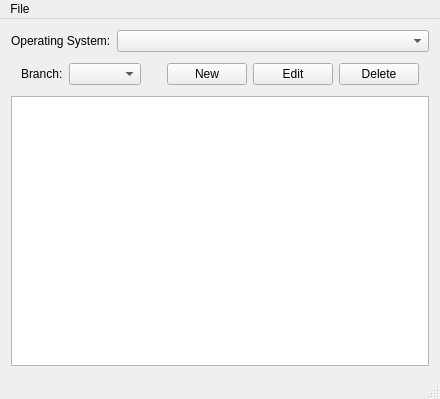
<?xml version="1.0" encoding="UTF-8"?>
<ui version="4.0">
 <class>MainWindow</class>
 <widget class="QMainWindow" name="MainWindow">
  <property name="geometry">
   <rect>
    <x>0</x>
    <y>0</y>
    <width>440</width>
    <height>399</height>
   </rect>
  </property>
  <property name="windowTitle">
   <string>Arduino Update Manager</string>
  </property>
  <widget class="QWidget" name="centralWidget">
   <layout class="QHBoxLayout" name="horizontalLayout_2">
    <item>
     <layout class="QVBoxLayout" name="mainLayout">
      <item>
       <layout class="QHBoxLayout" name="horizontalLayout_5">
        <property name="topMargin">
         <number>0</number>
        </property>
        <item>
         <widget class="QLabel" name="label_2">
          <property name="sizePolicy">
           <sizepolicy hsizetype="Minimum" vsizetype="Preferred">
            <horstretch>0</horstretch>
            <verstretch>0</verstretch>
           </sizepolicy>
          </property>
          <property name="text">
           <string>Operating System:</string>
          </property>
         </widget>
        </item>
        <item>
         <widget class="QComboBox" name="osComboBox">
          <property name="sizePolicy">
           <sizepolicy hsizetype="Expanding" vsizetype="Fixed">
            <horstretch>0</horstretch>
            <verstretch>0</verstretch>
           </sizepolicy>
          </property>
         </widget>
        </item>
       </layout>
      </item>
      <item>
       <layout class="QHBoxLayout" name="horizontalLayout">
        <property name="leftMargin">
         <number>10</number>
        </property>
        <property name="topMargin">
         <number>5</number>
        </property>
        <property name="rightMargin">
         <number>10</number>
        </property>
        <property name="bottomMargin">
         <number>5</number>
        </property>
        <item>
         <widget class="QLabel" name="label">
          <property name="sizePolicy">
           <sizepolicy hsizetype="Minimum" vsizetype="Preferred">
            <horstretch>0</horstretch>
            <verstretch>0</verstretch>
           </sizepolicy>
          </property>
          <property name="text">
           <string>Branch:</string>
          </property>
         </widget>
        </item>
        <item>
         <widget class="QComboBox" name="branchComboBox"/>
        </item>
        <item>
         <layout class="QHBoxLayout" name="horizontalLayout_3">
          <property name="topMargin">
           <number>0</number>
          </property>
          <item>
           <spacer name="horizontalSpacer">
            <property name="orientation">
             <enum>Qt::Horizontal</enum>
            </property>
            <property name="sizeHint" stdset="0">
             <size>
              <width>40</width>
              <height>20</height>
             </size>
            </property>
           </spacer>
          </item>
          <item>
           <widget class="QPushButton" name="newBranchButton">
            <property name="text">
             <string>New</string>
            </property>
           </widget>
          </item>
          <item>
           <widget class="QPushButton" name="editBranchButton">
            <property name="text">
             <string>Edit</string>
            </property>
           </widget>
          </item>
          <item>
           <widget class="QPushButton" name="deleteBranchButton">
            <property name="text">
             <string>Delete</string>
            </property>
           </widget>
          </item>
         </layout>
        </item>
       </layout>
      </item>
      <item>
       <widget class="QTreeView" name="treeView"/>
      </item>
     </layout>
    </item>
   </layout>
  </widget>
  <widget class="QMenuBar" name="menuBar">
   <property name="geometry">
    <rect>
     <x>0</x>
     <y>0</y>
     <width>440</width>
     <height>24</height>
    </rect>
   </property>
   <widget class="QMenu" name="menuFile">
    <property name="title">
     <string>File</string>
    </property>
    <addaction name="actionOpen"/>
    <addaction name="actionSave_2"/>
    <addaction name="actionSave_as"/>
    <addaction name="actionClose"/>
    <addaction name="separator"/>
    <addaction name="actionExit"/>
   </widget>
   <addaction name="menuFile"/>
  </widget>
  <widget class="QStatusBar" name="statusBar"/>
  <action name="actionOpen">
   <property name="text">
    <string>Open...</string>
   </property>
   <property name="shortcut">
    <string>Ctrl+O</string>
   </property>
  </action>
  <action name="actionExit">
   <property name="text">
    <string>Exit</string>
   </property>
   <property name="shortcut">
    <string>Alt+X</string>
   </property>
  </action>
  <action name="actionClose">
   <property name="text">
    <string>Close</string>
   </property>
  </action>
  <action name="actionSave">
   <property name="text">
    <string>Save</string>
   </property>
  </action>
  <action name="actionSave_2">
   <property name="text">
    <string>Save</string>
   </property>
  </action>
  <action name="actionSave_as">
   <property name="text">
    <string>Save as....</string>
   </property>
  </action>
  <action name="actionNew_2">
   <property name="text">
    <string>New</string>
   </property>
  </action>
 </widget>
 <layoutdefault spacing="6" margin="11"/>
 <resources/>
 <connections>
  <connection>
   <sender>actionOpen</sender>
   <signal>activated()</signal>
   <receiver>MainWindow</receiver>
   <slot>onOpen()</slot>
   <hints>
    <hint type="sourcelabel">
     <x>-1</x>
     <y>-1</y>
    </hint>
    <hint type="destinationlabel">
     <x>199</x>
     <y>149</y>
    </hint>
   </hints>
  </connection>
  <connection>
   <sender>actionExit</sender>
   <signal>activated()</signal>
   <receiver>MainWindow</receiver>
   <slot>onExit()</slot>
   <hints>
    <hint type="sourcelabel">
     <x>-1</x>
     <y>-1</y>
    </hint>
    <hint type="destinationlabel">
     <x>199</x>
     <y>149</y>
    </hint>
   </hints>
  </connection>
  <connection>
   <sender>osComboBox</sender>
   <signal>currentIndexChanged(QString)</signal>
   <receiver>MainWindow</receiver>
   <slot>onOSChanged(QString)</slot>
   <hints>
    <hint type="sourcelabel">
     <x>280</x>
     <y>47</y>
    </hint>
    <hint type="destinationlabel">
     <x>219</x>
     <y>199</y>
    </hint>
   </hints>
  </connection>
  <connection>
   <sender>actionSave_2</sender>
   <signal>activated()</signal>
   <receiver>MainWindow</receiver>
   <slot>onSave()</slot>
   <hints>
    <hint type="sourcelabel">
     <x>-1</x>
     <y>-1</y>
    </hint>
    <hint type="destinationlabel">
     <x>219</x>
     <y>199</y>
    </hint>
   </hints>
  </connection>
 </connections>
 <slots>
  <slot>onOpen()</slot>
  <slot>onExit()</slot>
  <slot>onNewRelease()</slot>
  <slot>onTreeItemClicked(QModelIndex)</slot>
  <slot>onOSChanged(QString)</slot>
  <slot>onSave()</slot>
 </slots>
</ui>
